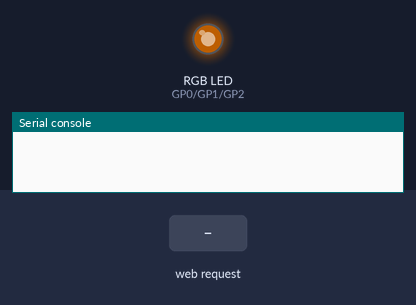
Recording of a program running on a simulated Raspberry Pi Pico running MicroPython. Parts: an RGB LED mixed from three pins (HIGH = lit), the last lines printed to the serial console. The inputs (shaded band) are chosen by the test bench. Dim RGB values are drawn brighter than linear; WiFi joins after 1.5 s.

Above: at 0.11 s.
At 3.6 s:
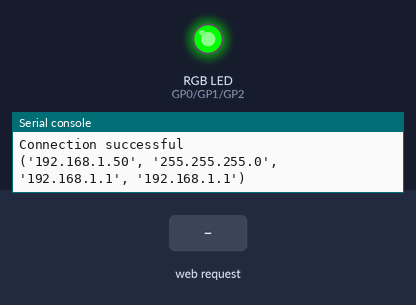
At 6.7 s:
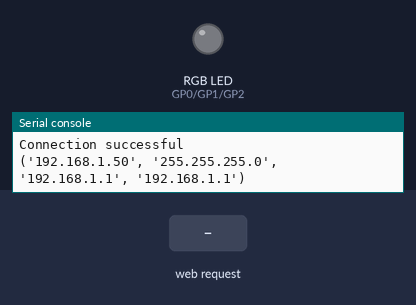
6.8 s: HTTP request GET /change_color received
8.3 s: HTTP request GET /led_off received
Timing chart, 0 to 11.3 s (numbered marks = the images above; inputs shaded):
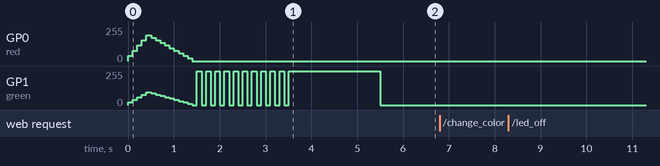

The program:

main-1.0.py
```python
# (licence header left out)
#-----------------------------READ ME BEFORE USING!!!!!!-----------------------------
# This code should run just fine on a pico. I am in the process of adding more colors
# and eventually a color slider bar.

# If you see a section that has (!!), it means you need to update that information with
# your own otherwise the code will not work.
#
# If you run into issues or need help with the code, please feel free to reach out!
# malkasiangroup@gmail.com
#
#-----------------------------------CHANGELOG----------------------------------------
# VERSION 1.0

#------------------------------------IMPORTS-----------------------------------------
try:
    import usocket as socket
except ImportError:
    import socket

import time
import network
import gc
from machine import Pin, PWM


gc.collect()

#------------------------------------VAR ASSIGNMENT----------------------------------

# ADD YOUR WIFI INFORMATION  (!!)
ssid = 'YOUR WIFI NAME'
password = 'YOUR WIFI PASSWORD'

# CHANGE GPIO NIMBERS  (!!)
red = PWM(Pin(0))
green = PWM(Pin(1))
blue = PWM(Pin(2))

red.freq(1000)
green.freq(1000)
blue.freq(1000)

brightness = 0
isOn = False
currentColor = "white"

#------------------------------------WIRELESS CONNECTION-----------------------------

station = network.WLAN(network.STA_IF)
station.active(True)
station.connect(ssid, password)
max_retries = 50

pulse_direction = 10
while not station.isconnected() and max_retries > 0:
    brightness += pulse_direction * 1000
    if brightness >= 50000:
        brightness = 50000
        pulse_direction = -5
    elif brightness <= 0:
        brightness = 0
        pulse_direction = 5
    red.duty_u16(brightness)
    green.duty_u16(int(brightness*0.5))
    blue.duty_u16(0)

    max_retries -= 1
    time.sleep(0.1)

#Turns off the lights after the wifi connects
red.duty_u16(0)
green.duty_u16(0)
blue.duty_u16(0)

if station.isconnected():
    print('Connection successful')
    print(station.ifconfig())
    for i in range(10):
        green.duty_u16(65025)
        time.sleep(0.1)
        green.duty_u16(0)
        time.sleep(0.1)
    green.duty_u16(65025)
    time.sleep(2)
    red.duty_u16(0)
    green.duty_u16(0)
    blue.duty_u16(0)
else:
    print('Connection failed after 50 attempts')
    for i in range(16):
        red.duty_u16(65025)
        time.sleep(0.1)
        red.duty_u16(0)
        time.sleep(0.1)
    red.duty_u16(0)

#---------------------------------FUNCTIONS / MAIN-----------------------------------

def setBrightness(brightnessChoice):
    global brightness
    if brightnessChoice == "bright":
        brightness = 65025
    elif brightnessChoice == "medium":
        brightness = 40000
    elif brightnessChoice == "dim":
        brightness = 20000
    else:
        return 'Invalid brightness'
    updateLEDs()

def changeColor(color):
    global currentColor, isOn
    if color in ["red", "green", "blue", "white", "purple", "orange"]:
        isOn = True
        currentColor = color
    elif color == "off":
        isOn = False
        red.duty_u16(0)
        green.duty_u16(0)
        blue.duty_u16(0)
    else:
        return 'Invalid color'
    updateLEDs()

def updateLEDs():
    if isOn:
        if currentColor == "red":
            red.duty_u16(brightness)
            green.duty_u16(0)
            blue.duty_u16(0)
        elif currentColor == "green":
            red.duty_u16(0)
            green.duty_u16(brightness)
            blue.duty_u16(0)
        elif currentColor == "blue":
            red.duty_u16(0)
            green.duty_u16(0)
            blue.duty_u16(brightness)
        elif currentColor == "white":
            red.duty_u16(brightness)
            green.duty_u16(brightness)
            blue.duty_u16(brightness)
        elif currentColor == "purple":
            red.duty_u16(int(brightness*0.6))
            green.duty_u16(0)
            blue.duty_u16(brightness)
        elif currentColor == "orange":
            red.duty_u16(brightness)
            green.duty_u16(int(brightness*0.3))
            blue.duty_u16(0)
        else:
            red.duty_u16(0)
            green.duty_u16(0)
            blue.duty_u16(0)

def handle_change_color_request(color):
    return changeColor(color)

def handle_change_brightness_request(brightness_choice):
    return setBrightness(brightness_choice)

def handle_led_off_request():
    global currentColor
    currentColor = "off"
    return changeColor(currentColor)

def web_page():
    html = """
    <!DOCTYPE html>
    <html>
    <head>
        <title>Home LED Light Control</title>
        <style>
            body {
                text-align: center;
                font-family: Arial, sans-serif;
            }
            h1 {
                margin-top: 20px;
            }
            .button {
                display: inline-block;
                padding: 10px 20px;
                margin: 10px;
                border: none;
                border-radius: 4px;
                cursor: pointer;
                font-size: 16px;
                text-align: center;
                text-decoration: none;
                outline: none;
                color: #000000;
                background-color: #ccc;
            }
            .button:hover {
                background-color: #999;
            }
            .on {
                color: white;
                background-color: rgb(48, 107, 255);
            }
            .off {
                background-color: rgb(215, 215, 215);
                color: #000;
            }
            .centered-text {
                display: flex;
                justify-content: center;
                align-items: center;
                text-align: center;
                padding-bottom: 50px;
            }
            .button-container {
                display: flex;
                justify-content: center;
            }
            .button-box {
                margin: 10px;
                padding: 10px 25px 20px 25px; /* top right bottom left */
                background-color: white;
                border-radius: 11px;
                text-align: center;
                box-shadow: 2px 2px 30px rgba(0, 0, 0, 0.2);
                max-width: 400px;
            }
        </style>
    </head>
    <body>
        <div class="button-container">
            <div class="button-box">
                <h1>Kitchen Lights</h1>
                <button id="toggleButton" class="button off" onclick="toggleLED()">OFF</button>
                <br>
                <h2>Colors</h2>
                <button class="button" onclick="changeColor('red')">Red</button>
                <button class="button" onclick="changeColor('green')">Green</button>
                <button class="button" onclick="changeColor('blue')">Blue</button>
                <button class="button" onclick="changeColor('purple')">Purple</button>
                <button class="button" onclick="changeColor('orange')">Orange</button>
                <button class="button" onclick="changeColor('white')">White</button>
                <br>
                <h2>Brightness</h2>
                <button class="button" onclick="changeBrightness('bright')">Bright</button>
                <button class="button" onclick="changeBrightness('medium')">Medium</button>
                <button class="button" onclick="changeBrightness('dim')">Dim</button>
            </div>
        </div>
        <script>
            var isOn = false;
            var currentColor = "white";

            function toggleLED() {
                var button = document.getElementById("toggleButton");

                if (isOn) {
                    button.innerHTML = "OFF";
                    button.className = "button off";
                    isOn = false;
                    changeColor('off');
                    makeRequest('/led_off');
                } else {
                    button.innerHTML = "ON";
                    button.className = "button on";
                    isOn = true;
                    changeColor(currentColor);
                }
            }

            function changeColor(color) {
                console.log("Selected color: " + color);
                if (isOn) {
                    makeRequest('/change_color?color=' + color);
                }
            }

            function changeBrightness(brightnessChoice) {
                console.log("Selected brightness: " + brightnessChoice);
                if (isOn) {
                    makeRequest('/change_brightness?brightness=' + brightnessChoice);
                }
            }

            function makeRequest(url) {
                var xhr = new XMLHttpRequest();
                xhr.open("GET", url, true);
                xhr.send();
            }
        </script>
    </body>
    </html>
    """
    return html

def parse_request(request):
    request = str(request)
    if "/change_color" in request:
        color_start = request.find("/change_color?color=") + len("/change_color?color=")
        color_end = request.find(" ", color_start)
        color = request[color_start:color_end]
        return handle_change_color_request(color)

    if "/change_brightness" in request:
        brightness_start = request.find("/change_brightness?brightness=") + len("/change_brightness?brightness=")
        brightness_end = request.find(" ", brightness_start)
        brightness_choice = request[brightness_start:brightness_end]
        return handle_change_brightness_request(brightness_choice)

    if "/led_off" in request:
        return handle_led_off_request()
    return ''

s = socket.socket(socket.AF_INET, socket.SOCK_STREAM)
s.setsockopt(socket.SOL_SOCKET, socket.SO_REUSEADDR, 1)
s.bind(('', 80))
s.listen(5)

while True:
    try:
        conn, addr = s.accept()
        conn.settimeout(3.0)
        print('Received HTTP GET connection request from %s' % str(addr))
        request = conn.recv(1024)
        request = request.decode('utf-8')
        conn.settimeout(None)
        response = ''
        if "GET / " in request:
            response = web_page()
            response_headers = "HTTP/1.1 200 OK\r\nContent-Type: text/html; charset=UTF-8\r\nConnection: close\r\n\r\n"
        else:
            response = parse_request(request)
            response_headers = "HTTP/1.1 200 OK\r\nContent-Type: text/plain\r\nConnection: close\r\n\r\n"
        full_response = response_headers + response
        conn.sendall(full_response.encode('utf-8'))
        conn.close()
    except OSError as e:
        conn.close()
        print('Connection closed due to OSError: ', str(e))
    except Exception as e:
        conn.close()
        print('Connection closed due to Exception: ', str(e))
s.close()
```
